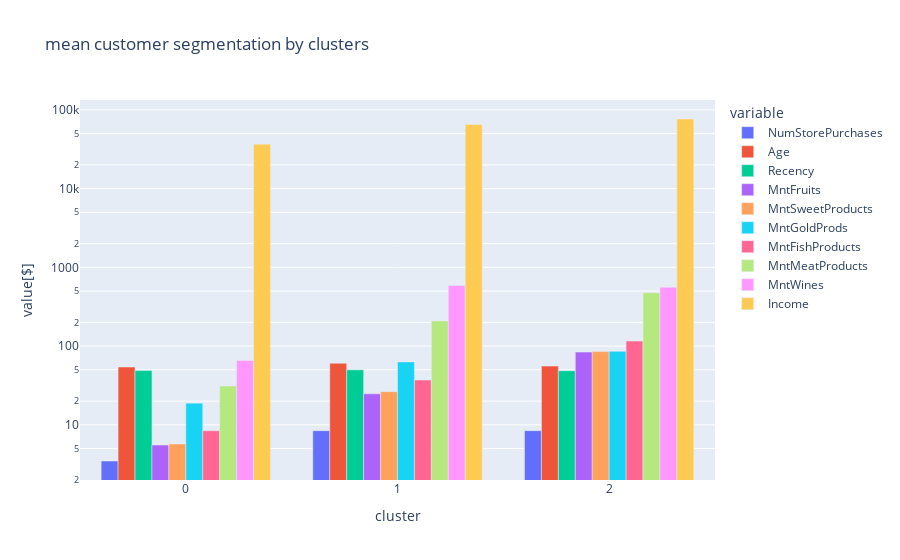

Here is the notebook cell this chart was saved with:
### Code cell
# Create side-by-side bar chart of `xgb`
fig = px.bar(
    xgb,
    barmode="group",
    title="mean customer segmentation by clusters"
    
) 
fig.update_layout(xaxis_title="cluster",yaxis_title="value[$]"),
fig.update_yaxes(type="log")
# save
fig.write_image("Customer_segmentation.png", scale=3)


fig.show()

### Figure 1 — Plotly figure (JSON) as saved in the notebook; plotly's stock layout.template omitted (floating-point values rounded to 4 significant figures)
{"data": [{"alignmentgroup": "True", "hovertemplate": "variable=NumStorePurchases<br>index=%{x}<br>value=%{y}<extra></extra>", "legendgroup": "NumStorePurchases", "marker": {"color": "#636efa", "pattern": {"shape": ""}}, "name": "NumStorePurchases", "offsetgroup": "NumStorePurchases", "orientation": "v", "showlegend": true, "textposition": "auto", "type": "bar", "x": [0, 1, 2], "xaxis": "x", "y": [3.472, 8.422, 8.433], "yaxis": "y"}, {"alignmentgroup": "True", "hovertemplate": "variable=Age<br>index=%{x}<br>value=%{y}<extra></extra>", "legendgroup": "Age", "marker": {"color": "#EF553B", "pattern": {"shape": ""}}, "name": "Age", "offsetgroup": "Age", "orientation": "v", "showlegend": true, "textposition": "auto", "type": "bar", "x": [0, 1, 2], "xaxis": "x", "y": [54.19, 60.53, 55.7], "yaxis": "y"}, {"alignmentgroup": "True", "hovertemplate": "variable=Recency<br>index=%{x}<br>value=%{y}<extra></extra>", "legendgroup": "Recency", "marker": {"color": "#00cc96", "pattern": {"shape": ""}}, "name": "Recency", "offsetgroup": "Recency", "orientation": "v", "showlegend": true, "textposition": "auto", "type": "bar", "x": [0, 1, 2], "xaxis": "x", "y": [48.9, 49.94, 48.57], "yaxis": "y"}, {"alignmentgroup": "True", "hovertemplate": "variable=MntFruits<br>index=%{x}<br>value=%{y}<extra></extra>", "legendgroup": "MntFruits", "marker": {"color": "#ab63fa", "pattern": {"shape": ""}}, "name": "MntFruits", "offsetgroup": "MntFruits", "orientation": "v", "showlegend": true, "textposition": "auto", "type": "bar", "x": [0, 1, 2], "xaxis": "x", "y": [5.544, 24.73, 83.9], "yaxis": "y"}, {"alignmentgroup": "True", "hovertemplate": "variable=MntSweetProducts<br>index=%{x}<br>value=%{y}<extra></extra>", "legendgroup": "MntSweetProducts", "marker": {"color": "#FFA15A", "pattern": {"shape": ""}}, "name": "MntSweetProducts", "offsetgroup": "MntSweetProducts", "orientation": "v", "showlegend": true, "textposition": "auto", "type": "bar", "x": [0, 1, 2], "xaxis": "x", "y": [5.703, 26.37, 85.09], "yaxis": "y"}, {"alignmentgroup": "True", "hovertemplate": "variable=MntGoldProds<br>index=%{x}<br>value=%{y}<extra></extra>", "legendgroup": "MntGoldProds", "marker": {"color": "#19d3f3", "pattern": {"shape": ""}}, "name": "MntGoldProds", "offsetgroup": "MntGoldProds", "orientation": "v", "showlegend": true, "textposition": "auto", "type": "bar", "x": [0, 1, 2], "xaxis": "x", "y": [18.86, 63.01, 85.65], "yaxis": "y"}, {"alignmentgroup": "True", "hovertemplate": "variable=MntFishProducts<br>index=%{x}<br>value=%{y}<extra></extra>", "legendgroup": "MntFishProducts", "marker": {"color": "#FF6692", "pattern": {"shape": ""}}, "name": "MntFishProducts", "offsetgroup": "MntFishProducts", "orientation": "v", "showlegend": true, "textposition": "auto", "type": "bar", "x": [0, 1, 2], "xaxis": "x", "y": [8.418, 37.09, 115.9], "yaxis": "y"}, {"alignmentgroup": "True", "hovertemplate": "variable=MntMeatProducts<br>index=%{x}<br>value=%{y}<extra></extra>", "legendgroup": "MntMeatProducts", "marker": {"color": "#B6E880", "pattern": {"shape": ""}}, "name": "MntMeatProducts", "offsetgroup": "MntMeatProducts", "orientation": "v", "showlegend": true, "textposition": "auto", "type": "bar", "x": [0, 1, 2], "xaxis": "x", "y": [31.14, 208.4, 473.9], "yaxis": "y"}, {"alignmentgroup": "True", "hovertemplate": "variable=MntWines<br>index=%{x}<br>value=%{y}<extra></extra>", "legendgroup": "MntWines", "marker": {"color": "#FF97FF", "pattern": {"shape": ""}}, "name": "MntWines", "offsetgroup": "MntWines", "orientation": "v", "showlegend": true, "textposition": "auto", "type": "bar", "x": [0, 1, 2], "xaxis": "x", "y": [65.6, 587.4, 558.4], "yaxis": "y"}, {"alignmentgroup": "True", "hovertemplate": "variable=Income<br>index=%{x}<br>value=%{y}<extra></extra>", "legendgroup": "Income", "marker": {"color": "#FECB52", "pattern": {"shape": ""}}, "name": "Income", "offsetgroup": "Income", "orientation": "v", "showlegend": true, "textposition": "auto", "type": "bar", "x": [0, 1, 2], "xaxis": "x", "y": [36690.0, 65050.0, 76490.0], "yaxis": "y"}], "layout": {"barmode": "group", "legend": {"title": {"text": "variable"}, "tracegroupgap": 0}, "title": {"text": "mean customer segmentation by clusters"}, "xaxis": {"anchor": "y", "domain": [0, 1], "title": {"text": "cluster"}}, "yaxis": {"anchor": "x", "domain": [0, 1], "title": {"text": "value[$]"}, "type": "log"}}}
